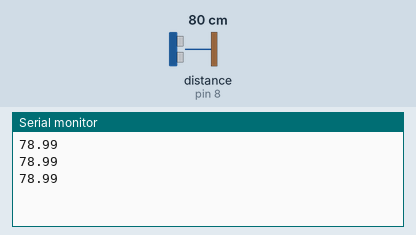
A sketch run on a simulated Arduino Uno, built with avr-gcc and run on an emulated ATmega328P. Shown: the last lines printed to the serial monitor. Wiring (inferred from the names in the program): ultrasonic range finder: trigger pin 9; echo pin 8. The inputs (shaded band) are chosen by the test bench; at power-on: distance to the obstacle (sensor on pin 8) 80 cm. The echo pulse lasts 58.3 µs per cm.

Above: at 1.3 s.
1.4 s: distance to the obstacle (sensor on pin 8) set to 2 cm
At 1.9 s:
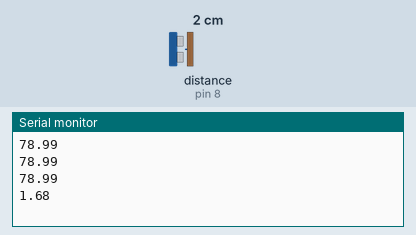
2.9 s: distance to the obstacle (sensor on pin 8) set to 4 cm
At 3.4 s:
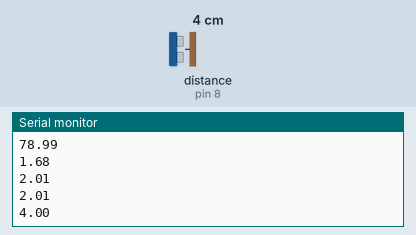
Timing chart, 0 to 5.9 s (numbered marks = the images above; inputs shaded):
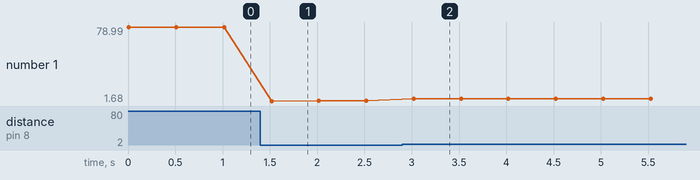

Measured:
- after the input at 1.4 s, the serial monitor: prints a new line after 0.12 s (image 1)
- after the input at 2.9 s, the serial monitor: prints a new line after 0.12 s (image 2)
- plotted number 1: 78.99 → 2.01 after the input at 1.4 s, 2.01 → 4 after the input at 2.9 s

The sketch:

hcSR04_exemplo.ino
```cpp
/*
   Teste do Sensor Ultrassônico HC-SR04

   Objetivo: medir a distância em centímetros exibindo os dados via serial monitor

   Autor: Eng. Wagner Rambo

   Data: Fevereiro de 2015

   Embedded System: Arduino Duemilanove

*/

#define trig 9  //Pino 9 do Arduino será a saída de trigger
#define echo 8  //Pino 8 do Arduino será a entrada de echo


void trigPuls();  //Função que gera o pulso de trigger

float pulse;     //Variável que armazena o tempo de duração do echo
float dist_cm;   //Variável que armazena o valor da distância em centímetros


void setup()
{
  pinMode(trig, OUTPUT);   //Pino de trigger será saída digital
  pinMode(echo, INPUT);    //Pino de echo será entrada digital

  digitalWrite(trig, LOW); //Saída trigger inicia em nível baixo

  Serial.begin(9600);      //Inicia comunicação serial

}

void loop()
{
   trigPulse();                 //Aciona o trigger do módulo ultrassônico

   pulse = pulseIn(echo, HIGH); //Mede o tempo em que o pino de echo fica em nível alto

   dist_cm = pulse/58.82;       //Valor da distância em centímetros

   // 340m/s
   // 34000cm/s

   /*
        100000 us - 17000 cm/s
             x us - 1cm
           1E6
      x = -----
          17E3
   */

   Serial.println(dist_cm);     //Imprime o valor na serial

   delay(500);                  //Taxa de atualização


}

void trigPulse()
{
  digitalWrite(trig, HIGH);  //Pulso de trigger em nível alto
  delayMicroseconds(10);     //duração de 10 micro segundos
  digitalWrite(trig, LOW);   //Pulso de trigge em nível baixo
}
```
